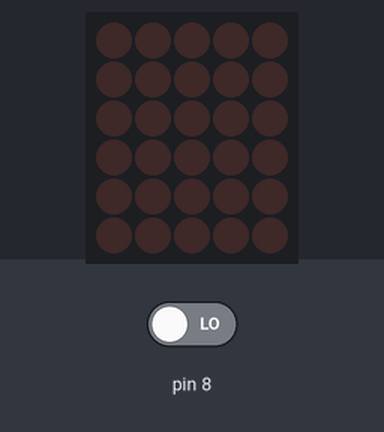
The sketch below on a simulated Arduino Uno, built with avr-gcc and run on an emulated ATmega328P. Shown: 5×6 LED matrix. Wiring (inferred from the names in the program): charlieplexed LEDs: lines pin 3, pin 5, pin 6, pin 9, pin 10, pin 11. Inputs (shaded band) come from the test bench; at power-on: pin 8 LOW. Sleep ends after the set time or at an interrupt.

Above: at 1.2 s.
1.3 s: pin 8 driven HIGH
At 1.8 s:
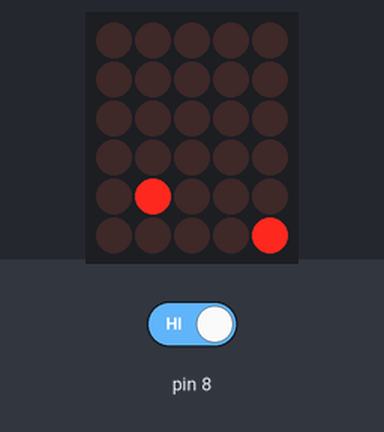
At 2.39 s:
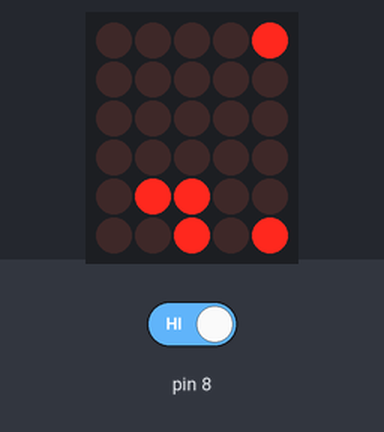
Timing chart, 0 to 4.3 s (numbered marks = the images above; inputs shaded):
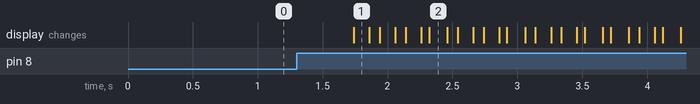

Measured:
- after the input at 1.3 s, the display: changes after 0.44 s (image 1)

The sketch:

firmware.ino
```cpp
#include <avr/sleep.h>
#include "Charlieplex.h"

#define LED_ON_TIME 3 // (3 - 750) Higher -> +Brightness +Flickering

// Charlieplex Control Pins (RTL Progression w/ BTT Lines)
byte pins[] = {3, 5, 6, 9, 10, 11};
Charlieplex cp = Charlieplex(pins, 6);
charlieLED led[] =
{
    // RED   GREEN  YELLOW
    {4, 1}, {5, 4}, {0, 5},
    {4, 2}, {5, 2}, {0, 4},
    {4, 3}, {5, 3}, {0, 3},
    {4, 5}, {5, 1}, {0, 2},
    {3, 1}, {2, 3}, {1, 5},
    {3, 2}, {2, 5}, {1, 4},
    {3, 4}, {2, 1}, {1, 3},
    {3, 5}, {2, 4}, {1, 2}
};

void setup() {
    cp.clear();

    // Enable pin change interrupt on PB0 (PCINT0)
    PCMSK0 |= bit (PCINT0); //mask for PCINT0
    PCIFR |= bit (PCIF0); //clear any outstanding interrupts
    PCICR |= bit (PCIE0); //enable PCINT0 - PCINT5
}

void loop() {
    // Accurate Timing w/ External Crystal & Timer2?
    // Sleep modes?
    // PCINT Wakeup w/ Touch?
    // Clear when interrupted?

    set_sleep_mode(SLEEP_MODE_PWR_DOWN);
    sleep_mode();

    for (int i = 0; i <= 24; i++) {
        display(i, 100);
        delay(100);
    }
}

// Blank ISR for PCINT0 (Only wakes if sleeping)
EMPTY_INTERRUPT (PCINT0_vect);

// Turn on a given number of LEDs (RTL, BTT order) for a given time
void display(byte number, unsigned long milliseconds) {
    unsigned long startMillis = millis();
    while (millis() - startMillis < milliseconds) { /// will this work on millis() reset?
        for (int i = 0; i < number; i++) {
            cp.write(led[i], HIGH);
            delayMicroseconds(LED_ON_TIME);
            cp.write(led[i], LOW);
        }
    }
}
```

Charlieplex.cpp
```cpp
// Modified from [https://playground.arduino.cc/Code/Charlieplex]

#include "Charlieplex.h"

// Constructs a charlieplexed matrix
Charlieplex::Charlieplex(byte* userPins, byte numberOfUserPins) {
	pins = userPins;
	numberOfPins = numberOfUserPins;
	clear();
}

// Turns a specific LED on or off
void Charlieplex::write(charlieLED pin, bool state) {
	if (state) {
		setHigh(pin.vcc);
		setLow(pin.gnd);
	} else {
		setZ(pin.vcc);
		setZ(pin.gnd);
	}
}

// Pulses a specific LED at a given duty cycle
void Charlieplex::writePwm(charlieLED pin, byte dutyCycle) {
	if (dutyCycle) {
		setPwm(pin.vcc, dutyCycle);
		setLow(pin.gnd);
	} else {
		setZ(pin.vcc);
		setZ(pin.gnd);
	}
}

// Set all to High-Z
void Charlieplex::clear() {
	for (byte i = 0; i < numberOfPins; i++) {
		setZ(i);
	}
}

// Set a pin HIGH
void Charlieplex::setHigh(byte pin) {
	pinMode(pins[pin], OUTPUT);
	digitalWrite(pins[pin], HIGH);
}

// Pulse a pin w/ PWM
void Charlieplex::setPwm(byte pin, byte dutyCycle) {
	pinMode(pins[pin], OUTPUT);
	analogWrite(pins[pin], dutyCycle);
}

// Set a pin LOW
void Charlieplex::setLow(byte pin) {
	pinMode(pins[pin], OUTPUT);
	digitalWrite(pins[pin], LOW);
}

// Set a pin to High-Z (set to INPUT w/o pullup)
void Charlieplex::setZ(byte pin) {
	pinMode(pins[pin], INPUT);
	digitalWrite(pins[pin], LOW);
}
```

Charlieplex.h
```cpp
// Modified from [https://playground.arduino.cc/Code/Charlieplex]

#ifndef CHARLIEPLEX_H
#define CHARLIEPLEX_H

#include <Arduino.h>

// Stores the matrix pair used to control a single LED
struct CharlieLED {
	byte vcc;
	byte gnd;
};
typedef CharlieLED charlieLED;

class Charlieplex {
public:
	Charlieplex(byte* userPins, byte numberOfUserPins);
	void write(charlieLED pin, bool state);
	void writePwm(charlieLED pin, byte dutyCycle);
	void clear();

private:
	void setHigh(byte pin);
	void setPwm(byte pin, byte dutyCycle);
	void setLow(byte pin);
	void setZ(byte pin);
	byte numberOfPins;
	byte* pins;
};

#endif
```
